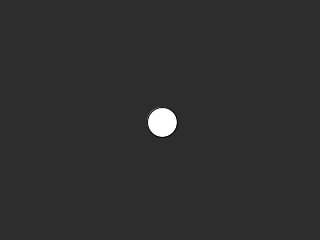
Frame 1 (no input)
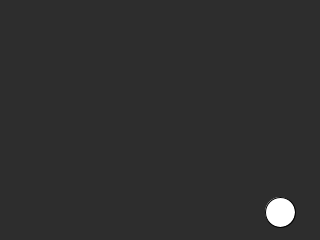
Frame 60 (the mouse pressed at the canvas centre just before this capture)
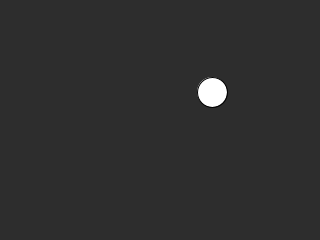
Frame 120 (the mouse held since frame 60 and released just before this capture)

The Processing sketch that drew these frames (run headless with seeded random() and noise(); from frame 60 on, the mouse is pressed at the canvas centre):

// Processing sketch: Aufgabe_4
// ── Aufgabe_4.pde

float xpos;
float ypos;
float xGeschwindigkeit = 2;
float yGeschwindigkeit = 2;
float durchmesser = 30;
 
void setup () {
  size(320, 240);
  smooth ();
  xpos = width / 2;
  ypos = height / 2;
}
 
void draw () {
  background (45);
  if (xpos > width - durchmesser / 2) {
    xGeschwindigkeit = xGeschwindigkeit * -1;
  }
  if (xpos < durchmesser / 2) {
    xGeschwindigkeit = xGeschwindigkeit * -1;
  }
  if (ypos > height - durchmesser / 2) {
    yGeschwindigkeit = yGeschwindigkeit * -1;
  }
  if (ypos < durchmesser / 2) {
    yGeschwindigkeit = yGeschwindigkeit * -1;
  }
  xpos = xpos + xGeschwindigkeit;
  ypos = ypos + yGeschwindigkeit;
  ellipse (xpos, ypos, durchmesser, durchmesser);
}
